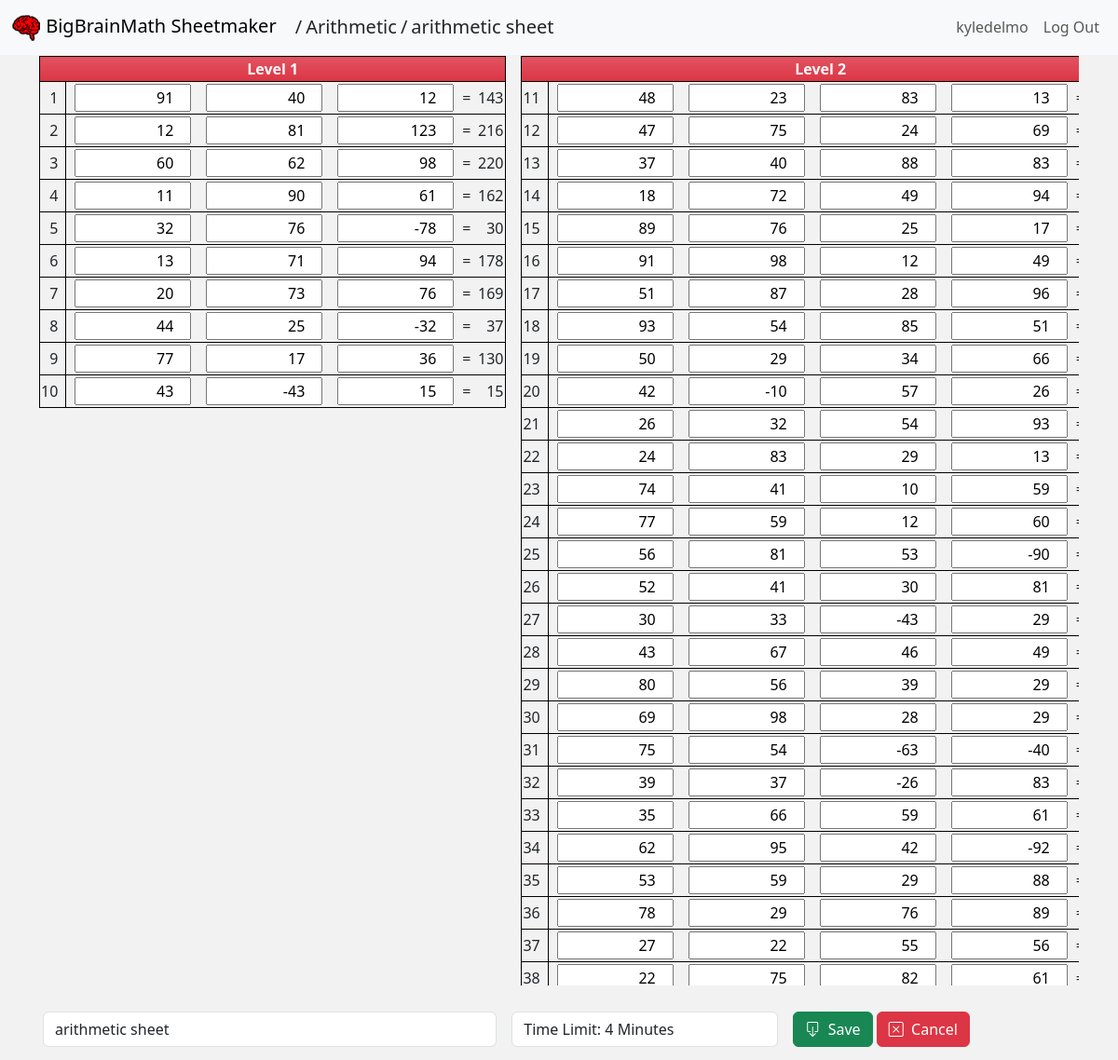
Screenshot of /arithmetic/8/edit (signed in) with the database file from the repository.
### sheetmaker/models.py (models this page shows)
class Sheet(models.Model):
    user_id = models.PositiveIntegerField()
    sheet_name = models.CharField(max_length=50, default="Supermath Correspondence Contest")
    sheet_subname = models.CharField(max_length=50, default="Time Limit: 4 Minutes")
    problem_data = models.JSONField()
    sheet_type = models.CharField(max_length=20)
    created = models.DateTimeField(default=datetime.utcnow())
    modified = models.DateTimeField(default=datetime.utcnow())

class User(AbstractUser):
    pass

### sheetmaker/views.py (the view, shortened to what this page needs)
# urls.py: path('arithmetic/<int:id>/<str:action>', views.arithmetic_view, name='arithmetic_view'),
@login_required(login_url="/login")
@xframe_options_sameorigin
def arithmetic_view(request, id, action):
    pageTemplate = "sheetmaker/sheet_item.html"
    flat_list = []
    printData1 = []
    printData2 = []
    sheet = Sheet.objects.get(id=id)
    data = sheet
    if action == "edit":
        pageTemplate = "sheetmaker/sheet_item_edit.html"
    return render(request, pageTemplate, {
        "sheet_type": "Arithmetic",
        "breadcrumb": "arithmetic",
        "sheet_data": data
    })

### sheetmaker/templates/sheetmaker/sheet_item_edit.html (shortened to what this page needs)
{% extends "sheetmaker/layout.html" %}
{% block subtitle %}
    <span class="sub-title"><span class="px-1">/</span><a class="text-decoration-none text-nowrap text-dark" href="/{{breadcrumb}}">{{ sheet_type }}</a><span class="px-1">/</span><span class="text-nowrap">{{ sheet_data.sheet_name}}</span></span>
{% endblock %}
{% block body %}
    <div class="problem-sheet">
        {% if sheet_type == "Multiplication" %}
        <form class="form-editing" method="POST" action="{% url 'editMultiplication' %}">
            {% csrf_token %}
            <input type="hidden" value="{{ sheet_data.id }}" name="sheet_id">
            <div>
                <div class='grid item-detail-panel editing'>
                    {% for data in sheet_data.problem_data %}
                    <div class="animate__animated animate__fadeIn">
                        <table>
                            <thead>
                                <tr>
                                    <th class="text-light bg-danger bg-gradient bg-opacity-100" colspan="2">{{ data.levelName }}
                                    </th>
                                </tr>
                            </thead>
                            <tbody>
                                {% for problem in data.numberSet %}
                                <tr>
                                    <td>
                                        {{ problem.number }}
                                    </td>
                                    <td class="m_expression">
                                        <span>
                                            <input type="number" name="first" value="{{problem.first}}" min="0" max="99999" />
                                            x
                                            <input type="number" name="second" value="{{problem.second}}" min="0" max="99999" />
                                        </span>
                                        <span>=</span>
                                        <span class="answer">{{ problem.answer }}</span>
                                        <input type="hidden" name="answer" value="{{ problem.answer }}" />
                                    </td>
                                </tr>
                                {% endfor %}
                            </tbody>
                        </table>
                    </div>
                    {% endfor %}
                </div>
                <div class="footer-action-panel">
                    <div id="sheetNameContainer" class="row g-3 mt-2 p-1">
                        <div class="col-5">
                            <input name="sheet_name" type="text" class="form-control" placeholder="Enter sheet name" aria-label="Sheet name"
                                value="{{sheet_data.sheet_name}}">
                        </div>
                        <div class="col-3">
                            <input name="sheet_subname" type="text" class="form-control" placeholder="Enter subtitle" aria-label="Subtitle"
                                value="{{sheet_data.sheet_subname}}">
                        </div>
                        <div class="flex-none w-auto">
                            <button class="btn btn-success" type="submit">
                                <i class="bi bi-box-arrow-down"></i>&nbsp;&nbsp;Save
                            </button>
                            <a class="btn btn-danger" href="/multiplication/{{ sheet_data.id }}/view">
                                <i class="bi bi-x-square"></i>&nbsp;&nbsp;Cancel
                            </a>
                        </div>
                    </div>
                </div>
            </div>
        </form>
        {% elif sheet_type == "Arithmetic" %}
        <form class="form-editing arithmetic" onsubmit="return utils.validateArithmeticForm(this)" method="POST" action="{% url 'editArithmetic' %}">
            <div>
                <div class='grid item-detail-panel editing'>
                    {% for data in sheet_data.problem_data %}
                    <div class="animate__animated animate__fadeIn">
                        <table>
                            <thead>
                                <tr>
                                    <th class="text-light bg-danger bg-gradient bg-opacity-100" colspan="2">{{ data.levelName }}
                                    </th>
                                </tr>
                            </thead>
                            <tbody>
                                {% for problem in data.numberSet %}
                                <tr>
                                    <td>{{ problem.number }}</td>
                                    <td class="a_expression">
                                        <table>
                                            <tr>
                                                {% for num in problem.numbers %}
                                                <td class="px-2">
                                                    <input type="number" name="{{data.levelName}}_numbers" value="{{num}}" min="-99999" max="99999" />
                                                </td>
                                                {% endfor %}
                                                <td class="equal">=</td>
                                                <td class="answer">{{ problem.answer }}</td>
                                            </tr>
                                        </table>
                                    </td>
                                </tr>
                                {% endfor %}
                            </tbody>
                        </table>
                    </div>
                    {% endfor %}
                </div>
                <div class="footer-action-panel">
                    <div id="sheetNameContainer" class="row g-3 mt-2 p-1">
                        <div class="col-5">
                            <input name="sheet_name" type="text" class="form-control" placeholder="Enter sheet name" aria-label="Sheet name"
                                value="{{sheet_data.sheet_name}}">
                        </div>
                        <div class="col-3">
                            <input name="sheet_subname" type="text" class="form-control" placeholder="Enter subtitle" aria-label="Subtitle"
                                value="{{sheet_data.sheet_subname}}">
                        </div>
                        <div class="flex-none w-auto">
                            <button class="btn btn-success" type="submit">
                                <i class="bi bi-box-arrow-down"></i>&nbsp;&nbsp;Save
                            </button>
                            <a class="btn btn-danger" href="/arithmetic/{{ sheet_data.id }}/view">
                                <i class="bi bi-x-square"></i>&nbsp;&nbsp;Cancel
                            </a>
                        </div>
                    </div>
                </div>
            </div>
        </form>
        {% endif %}
    </div>
{% endblock %}

### sheetmaker/templates/sheetmaker/layout.html (shortened to what this page needs)
{% load static %}
<!DOCTYPE html>
<html lang="en">
<head>
    <link href="https://cdn.jsdelivr.net/npm/bootstrap@5.3.0-alpha1/dist/css/bootstrap.min.css" rel="stylesheet"
 />
    <link rel="stylesheet" href="https://cdn.jsdelivr.net/npm/bootstrap-icons@1.9.1/font/bootstrap-icons.css" />
    <link rel="stylesheet" href="https://cdnjs.cloudflare.com/ajax/libs/animate.css/4.1.1/animate.min.css" />
    <link href="{% static 'sheetmaker/styles.css' %}" rel="stylesheet" />
</head>
<body>
    <div class="main container">
        <nav class="navbar fixed-top navbar-expand-lg bg-body-tertiary">
            <div class="container-fluid">
                <a class="navbar-brand" href="{% url 'index' %}">
                    <img src="{% static 'sheetmaker/images/supersmallmath32.png' %}">
                    <span>BigBrainMath Sheetmaker</span>
                </a>
                <div>{% block subtitle %}{% endblock %}</div>
                <div class="collapse navbar-collapse justify-content-end" id="navbarNav">
                    <ul class="navbar-nav">
                        {% if not user.is_authenticated %}
                        <li class="nav-item user-label">
                            <a class="nav-link" href="{% url 'login' %}">Log In</a>
                        </li>
                        <li class="nav-item user-label">
                            <a class="nav-link" href="{% url 'register' %}">Register</a>
                        </li>
                        {% else %}
                        <li class="nav-item user-label">
                            <a class="nav-link">{{ user.username }}</a>
                        </li>
                        <li class="nav-item user-label">
                            <a class="nav-link" href="{% url 'logout' %}">Log Out</a>
                        </li>
                        {% endif %}
                    </ul>
                </div>
            </div>
        </nav>
        {% block body %}
        {% endblock %}
    </div>
</body>
</html>

### sheetmaker/static/sheetmaker/styles.css (style rules this page uses)
html, body { margin: 0; min-height: 100%; background-color: #f2f2f2; }
.main { height: 100vh; --webkit-user-select: none; user-select: none; }
.user-label { justify-content: right }
.sub-title { font-size: var(--bs-navbar-brand-font-size); }
.problem-sheet { text-align: center; margin-top: 60px; }
.problem-sheet div.grid.item-detail-panel { margin-bottom: 80px; }
.problem-sheet div.footer-action-panel { height: 80px; position: fixed; bottom: 0px; width: 100%; background: #f2f2f2; }
table, th, td, tr { border:1px solid black; }
.grid { display: grid; gap: 1rem; grid-auto-flow: column; grid-template-columns: auto auto auto auto auto; overflow: auto; }
.grid table { width: 100%; min-width: 180px; }
.grid table thead tr { background-color: red; }
.grid table tbody tr td:first-child { width: 35px; text-align: right; padding-right: 0.5em; }
.grid table tbody tr td { white-space: nowrap; }
.grid table tbody tr td:last-child { text-align: right; }
.grid table tbody tr td:last-child > table, .grid table tbody tr td:last-child > table tr, .grid table tbody tr td:last-child > table td { border-collapse: collapse; border: none; }
.grid table tbody tr td:last-child > table td.equal { width: 15px; }
.grid table tbody tr td:last-child > table td.answer { min-width: 35px; }
.grid.editing table tbody td input { text-align: right; }

### rows the page displays
Sheet: sheet_type "Arithmetic", sheet_name "arithmetic sheet", sheet_subname "Time Limit: 4 Minutes"
User: username "kyledelmo"

### other values shown
{{ data.levelName }} "Level 1" "Level 2"
{{ problem.number }} "1" "2" "3" "4" "5" "6" "7" "8" "9" "10" "11" "12" "13" "14" "15" "16" "17" "18" "19" "20" "21" "22" "23" "24" "25" "26" "27" "28" "29" "30" "31" "32" "33" "34" "35" "36" "37" "38"
{{ problem.answer }} "143" "216" "220" "162" "30" "178" "169" "37" "130" "15"
